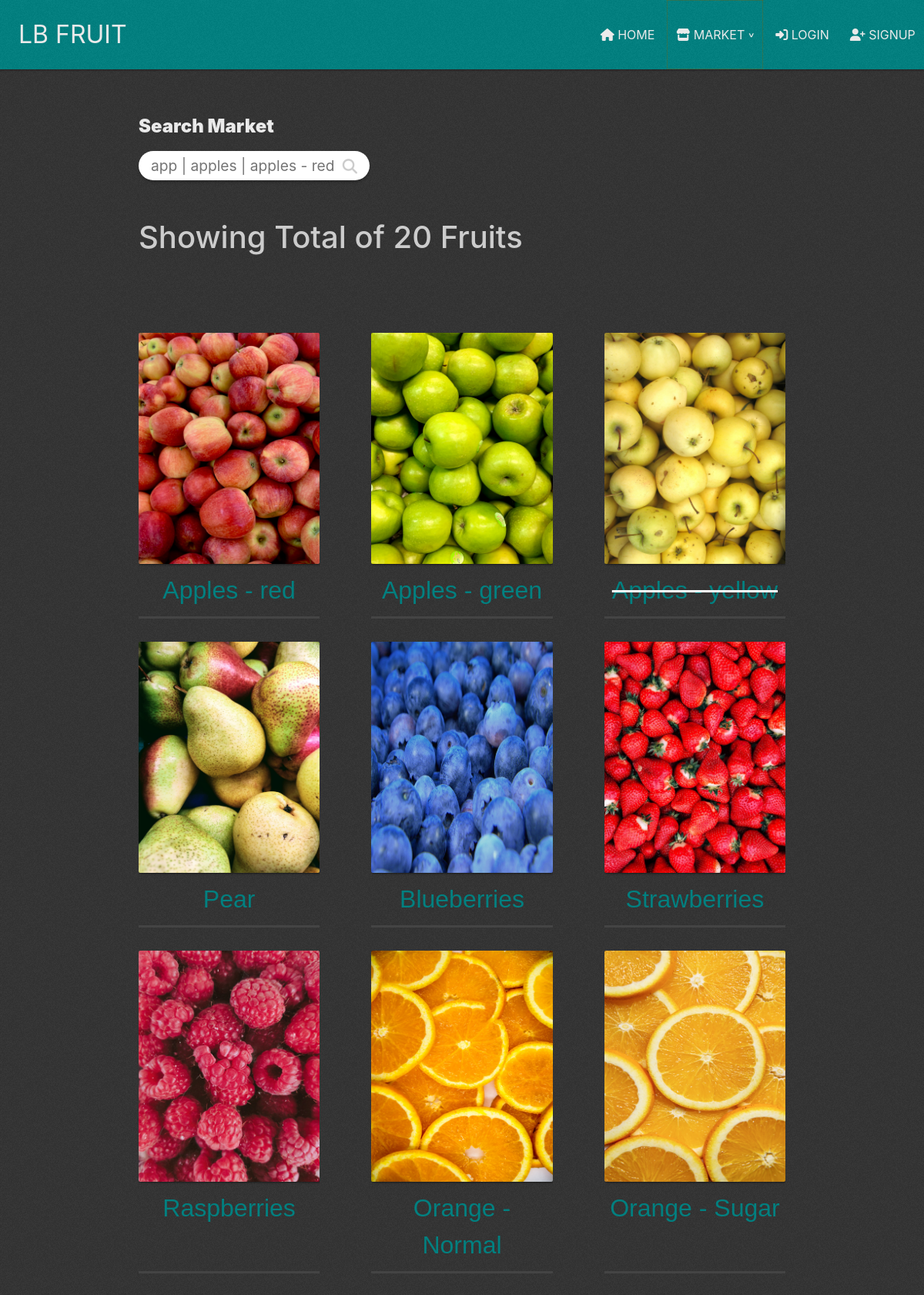
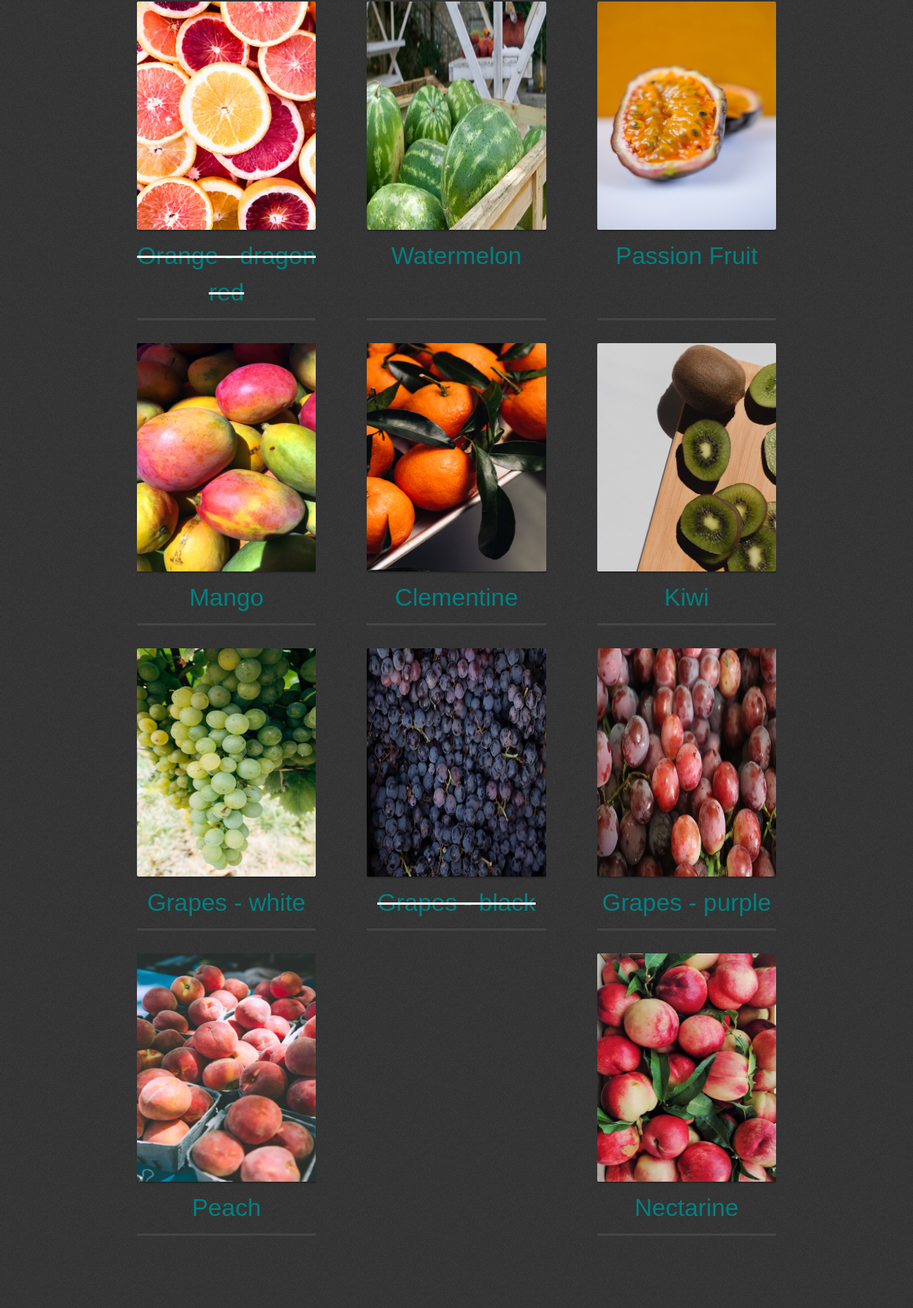
The page /shop/juicy (upper part) on the database its author committed (2 pictures, top to bottom).
### lebshop/db_models.py (models this page shows)
class Fruit(db.Model):
    __tablename__ = "fruits"
    id = db.Column(db.Integer(), primary_key=True)
    name = db.Column(db.String(50), unique=True, nullable=False)
    uom = db.Column(db.String(10), nullable=False)
    price = db.Column(db.Float(), nullable=False)
    currency = db.Column(db.String(32), nullable=False)
    in_stock = db.Column(db.Boolean(), nullable=False)
    desc = db.Column(db.String(100))
    image_path = db.Column(db.String(100), unique=True)
    categories = relationship(
        "Categories", secondary=fruit_category_association_table)
    carts = relationship("FruitCartAss", back_populates="fruit_obj")

### lebshop/routes.py (the view)
@app.route("/shop/<category>")
def leb_shop(category):
    if category == "all":
        fruits_data = Fruit.query.all()
    else:
        fruits_data = Fruit.query.join(
            Fruit.categories, aliased=True).filter_by(name=category).all()
    return render_template("shop.html", fruits_data=fruits_data, keyword=f"category: {category}")

### lebshop/templates/shop.html (shortened to what this page needs)
<!DOCTYPE html>
<html lang="en">
  <head>
    {% include "head_data.html" %}
    <link
      rel="stylesheet"
      href="{{ url_for('static', filename='css/shop.css')}}"
    />
  </head>
  <body>
    {% include "nav_bar.html" %} {% include "modal_msgs.html" %}
    <div class="fruit-market-cont">
      <header>
        <div class="header-search-form-cont">
          <form
            action="{{ url_for('leb_shop_search')}}"
            method="get"
            enctype="multipart/form-data"
            id="headerSearchForm"
          >
            <label for="fruitName" id="fruitNameLabel">Search Market</label>
            <br />
            <div class="input-search-icon-cont">
              {% if keyword.split(': ')[0] == "q" %}
              <input
                type="text"
                name="q"
                onfocus="expandBox()"
                onblur="shrinkBox()"
                id="fruitName"
                placeholder="app | apples | apples - red"
                value="{{ keyword.split(': ')[1] }}"
                autocomplete="off"
              />
              {% else %}
              <input
                type="text"
                name="q"
                onfocus="expandBox()"
                onblur="shrinkBox()"
                id="fruitName"
                placeholder="app | apples | apples - red"
                autocomplete="off"
              />
              {% endif %}
              <button
                id="fruitNameSubmit"
                onfocus="expandBox()"
                onblur="shrinkBox()"
              >
                <i class="fas fa-search"></i>
              </button>
            </div>
          </form>
        </div>
      </header>
      <h1 class="result-count-header">
        Showing Total of {{ fruits_data | length }} Fruits
      </h1>
      <div class="fruit-market-flex-cont">
        {% if not fruits_data: %}
        <h1 class="no-results-header">
          No results for
          <span class="focus-text-span" style="color: red"
            >'{{ keyword }}'</span
          >
          Try another Keyword.
        </h1>
        {% else %} {% for fruit in fruits_data: %}
        <div class="fruit-item">
          {% if not fruit.in_stock: %} {% endif %} {% if not fruit.in_stock: %}
          <div class="fruit-img-cont">
            <img
              src="{{ url_for('static', filename='img/marktet_imgs/' + fruit.image_path) }}"
              alt=""
              class="fruit-img"
            />
          </div>
          <div
            class="fruit-info-cont"
            style="text-decoration: line-through; color: #fff"
          >
            <p class="fruit-name">{{ fruit.name }}</p>
          </div>
          {% else %}
          <a
            href="{{ url_for('product_view', product_id=fruit.id)}}"
            style="text-decoration: none"
            ><div class="fruit-img-cont">
              <img
                src="{{ url_for('static', filename='img/marktet_imgs/' + fruit.image_path) }}"
                alt=""
                class="fruit-img"
              />
            </div>
            <div class="fruit-info-cont">
              <p class="fruit-name">{{ fruit.name }}</p>
            </div></a
          >
          {% endif %}
        </div>
        {% endfor %} {% endif %}
      </div>
    </div>
  </body>
</html>

### lebshop/static/css/shop.css (style rules this page uses)
body { box-sizing: border-box; background: url(../img/wtfff.png), #333; }
.fruit-market-cont { width: 70%; margin: 0 auto 0; }
.header-search-form-cont { margin: 50px 0; }
#fruitNameLabel { line-height: 2; font-size: 1.5rem; color: #eaeaea; font-weight: 900; }
.input-search-icon-cont { position: relative; transition: 200ms; max-width: 17vw; min-width: 300px; }
#fruitName { width: 100%; transition: 200ms; line-height: 2; border-radius: 50px; border: none; outline: none; box-shadow: 0 3px 3px rgba(0, 0, 0, 0.2); padding: 0 1rem; font-size: 1.2rem; }
#fruitNameSubmit { outline: none; transition: 200ms; position: absolute; right: 10px; line-height: 2; font-size: 1.2rem; background-color: transparent; color: #ccc; cursor: pointer; border: none; }
.result-count-header { color: #ccc; margin-bottom: 100px; }
.fruit-market-flex-cont { display: flex; flex-wrap: wrap; justify-content: space-between; }
.fruit-item { position: relative; flex-basis: 28%; border-bottom: 3px solid #444; margin-bottom: 30px; overflow: hidden; }
.fruit-info-cont { text-align: center; width: 100%; margin: 0; }
.fruit-name { margin: 10px 0; color: teal; font-size: 2rem; font-family: "Franklin Gothic Medium", "Arial Narrow", Arial, sans-serif; }
.fruit-img { width: 100%; height: 25vw; position: relative; transition: 200ms ease-in; box-shadow: inset 0 -1px 0 rgba(0, 0, 0, 0.2), 1px 1px 3px rgba(0, 0, 0, 0.5), inset 0 1px 0 rgba(0, 0, 0, 0.2); border-radius: 2px; cursor: pointer; }

### rows shown on the page
Fruit: image_path (picture), name "Apples - red"
Fruit: image_path (picture), name "Apples - green"
Fruit: image_path (picture), name "Apples - yellow"
Fruit: image_path (picture), name "Pear"
Fruit: image_path (picture), name "Blueberries"
Fruit: image_path (picture), name "Strawberries"
Fruit: image_path (picture), name "Raspberries"
Fruit: image_path (picture), name "Orange - Normal"
Fruit: image_path (picture), name "Orange - Sugar"
Fruit: image_path (picture), name "Orange - dragon red"
Fruit: image_path (picture), name "Watermelon"
Fruit: image_path (picture), name "Passion Fruit"
Fruit: image_path (picture), name "Mango"
Fruit: image_path (picture), name "Clementine"
Fruit: image_path (picture), name "Kiwi"
Fruit: image_path (picture), name "Grapes - white"
Fruit: image_path (picture), name "Grapes - black"
Fruit: image_path (picture), name "Grapes - purple"
Fruit: image_path (picture), name "Peach"
Fruit: image_path (picture), name "Nectarine"

### other values the page prints
{{ fruits_data | length }} "20"
